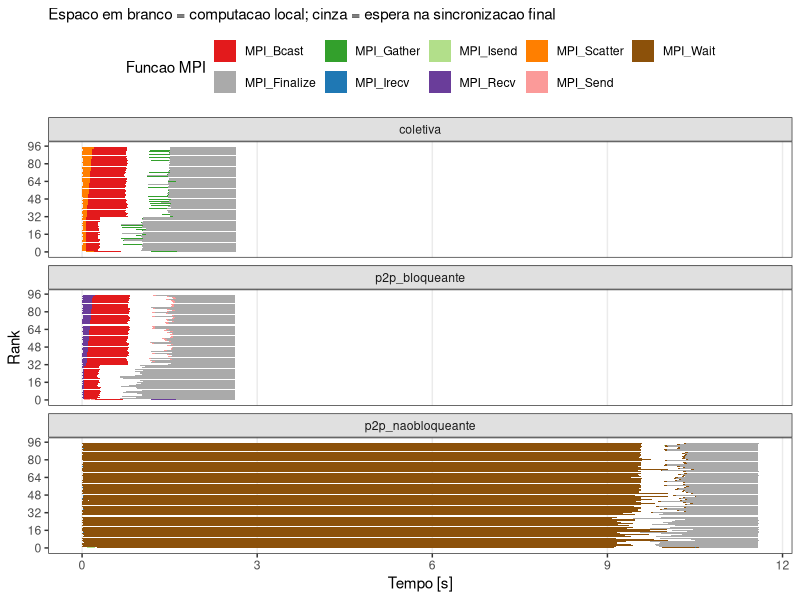
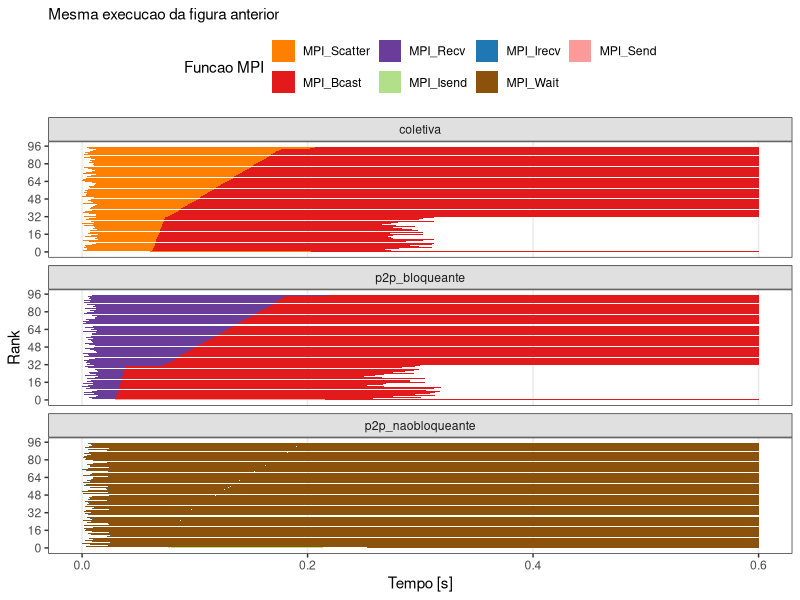

Reproduce these figures in R, in order.
library(dplyr)
library(ggplot2)

pdf(NULL)

df <- read.csv("../../results/rastro_completo.csv", stringsAsFactors = FALSE)

# Paleta de cores igual ao gráfico original
cores_funcao <- c(
  "MPI_Bcast"     = "#e31a1c",
  "MPI_Gather"    = "#33a02c",
  "MPI_Isend"     = "#b2df8a",
  "MPI_Scatter"   = "#ff7f00",
  "MPI_Wait"      = "#8c510a",
  "MPI_Finalize"  = "#aaaaaa",
  "MPI_Irecv"     = "#1f78b4",
  "MPI_Recv"      = "#6a3d9a",
  "MPI_Send"      = "#fb9a99",
  "MPI_Comm_rank" = "#dddddd",
  "MPI_Comm_size" = "#dddddd",
  "MPI_Wtime"     = "#dddddd"
)

# Funções a mostrar (exclui as triviais)
funcs_show <- c("MPI_Bcast", "MPI_Gather", "MPI_Isend", "MPI_Scatter",
                "MPI_Wait", "MPI_Finalize", "MPI_Irecv", "MPI_Recv", "MPI_Send")

# Filtrar execução: size=1500, nproc=96, nodes=3, rep=1
gantt <- df %>%
  filter(size == 1500, nproc == 96, nodes == 3, rep == 1,
         funcao %in% funcs_show) %>%
  mutate(
    # Extrair número do rank para ordenação numérica correta
    rank_num = as.integer(sub("rank", "", rank)),
    tipo = recode(tipo,
      "coletiva"          = "coletiva",
      "p2p_bloqueante"    = "p2p_bloqueante",
      "p2p_naobloqueante" = "p2p_naobloqueante"
    ),
    tipo = factor(tipo, levels = c("coletiva", "p2p_bloqueante", "p2p_naobloqueante"))
  )

# ─── Gráfico 1: Gantt Geral ───────────────────────────────────────────────────
p_geral <- ggplot(gantt,
    aes(xmin = inicio, xmax = fim,
        ymin = rank_num - 0.45, ymax = rank_num + 0.45,
        fill = funcao)) +
  geom_rect() +
  facet_wrap(~ tipo, ncol = 1, strip.position = "top") +
  scale_fill_manual(values = cores_funcao, name = "Funcao MPI") +
  scale_y_continuous(breaks = c(0, 16, 32, 48, 64, 80, 96),
                     name = "Rank") +
  scale_x_continuous(name = "Tempo [s]") +
  labs(
    # title    = "Linha do tempo de cada rank (size=1500, nproc=96, 3 nos, rep 1)",
    subtitle = "Espaco em branco = computacao local; cinza = espera na sincronizacao final"
  ) +
  theme_bw(base_size = 11) +
  theme(
    legend.position  = "top",
    legend.direction = "horizontal",
    panel.grid.minor = element_blank(),
    panel.grid.major.y = element_blank(),
    strip.background = element_rect(fill = "#e0e0e0")
  ) +
  guides(fill = guide_legend(nrow = 2))

ggsave("../imgs/gantt_geral.pdf", p_geral, width = 11, height = 9)
# ggsave("../imgs/gantt_geral.png", p_geral, width = 11, height = 9, dpi = 150)
message("Salvo: gantt_geral.pdf")

# ─── Gráfico 2: Zoom na fase de distribuição (primeiros 0.6s) ────────────────
gantt_zoom <- gantt %>%
  # Clipa os segmentos ao intervalo [0, 0.6]
  filter(inicio < 0.6) %>%
  mutate(fim = pmin(fim, 0.6))

p_zoom <- ggplot(gantt_zoom,
    aes(xmin = inicio, xmax = fim,
        ymin = rank_num - 0.45, ymax = rank_num + 0.45,
        fill = funcao)) +
  geom_rect() +
  facet_wrap(~ tipo, ncol = 1, strip.position = "top") +
  scale_fill_manual(values = cores_funcao, name = "Funcao MPI",
                    # Mostrar só as funções que aparecem nesse zoom
                    breaks = c("MPI_Scatter","MPI_Bcast","MPI_Recv",
                               "MPI_Isend","MPI_Irecv","MPI_Wait","MPI_Send")) +
  scale_y_continuous(breaks = c(0, 16, 32, 48, 64, 80, 96),
                     name = "Rank") +
  scale_x_continuous(name = "Tempo [s]", limits = c(0, 0.6)) +
  labs(
    # title    = "Zoom na fase de distribuicao (primeiros 0.6s)",
    subtitle = "Mesma execucao da figura anterior"
  ) +
  theme_bw(base_size = 11) +
  theme(
    legend.position  = "top",
    legend.direction = "horizontal",
    panel.grid.minor = element_blank(),
    panel.grid.major.y = element_blank(),
    strip.background = element_rect(fill = "#e0e0e0")
  ) +
  guides(fill = guide_legend(nrow = 2))

ggsave("../imgs/gantt_dist.pdf", p_zoom, width = 11, height = 9)
# ggsave("../imgs/gantt_dist.png", p_zoom, width = 11, height = 9, dpi = 150)
message("Salvo: gantt_dist.pdf")
